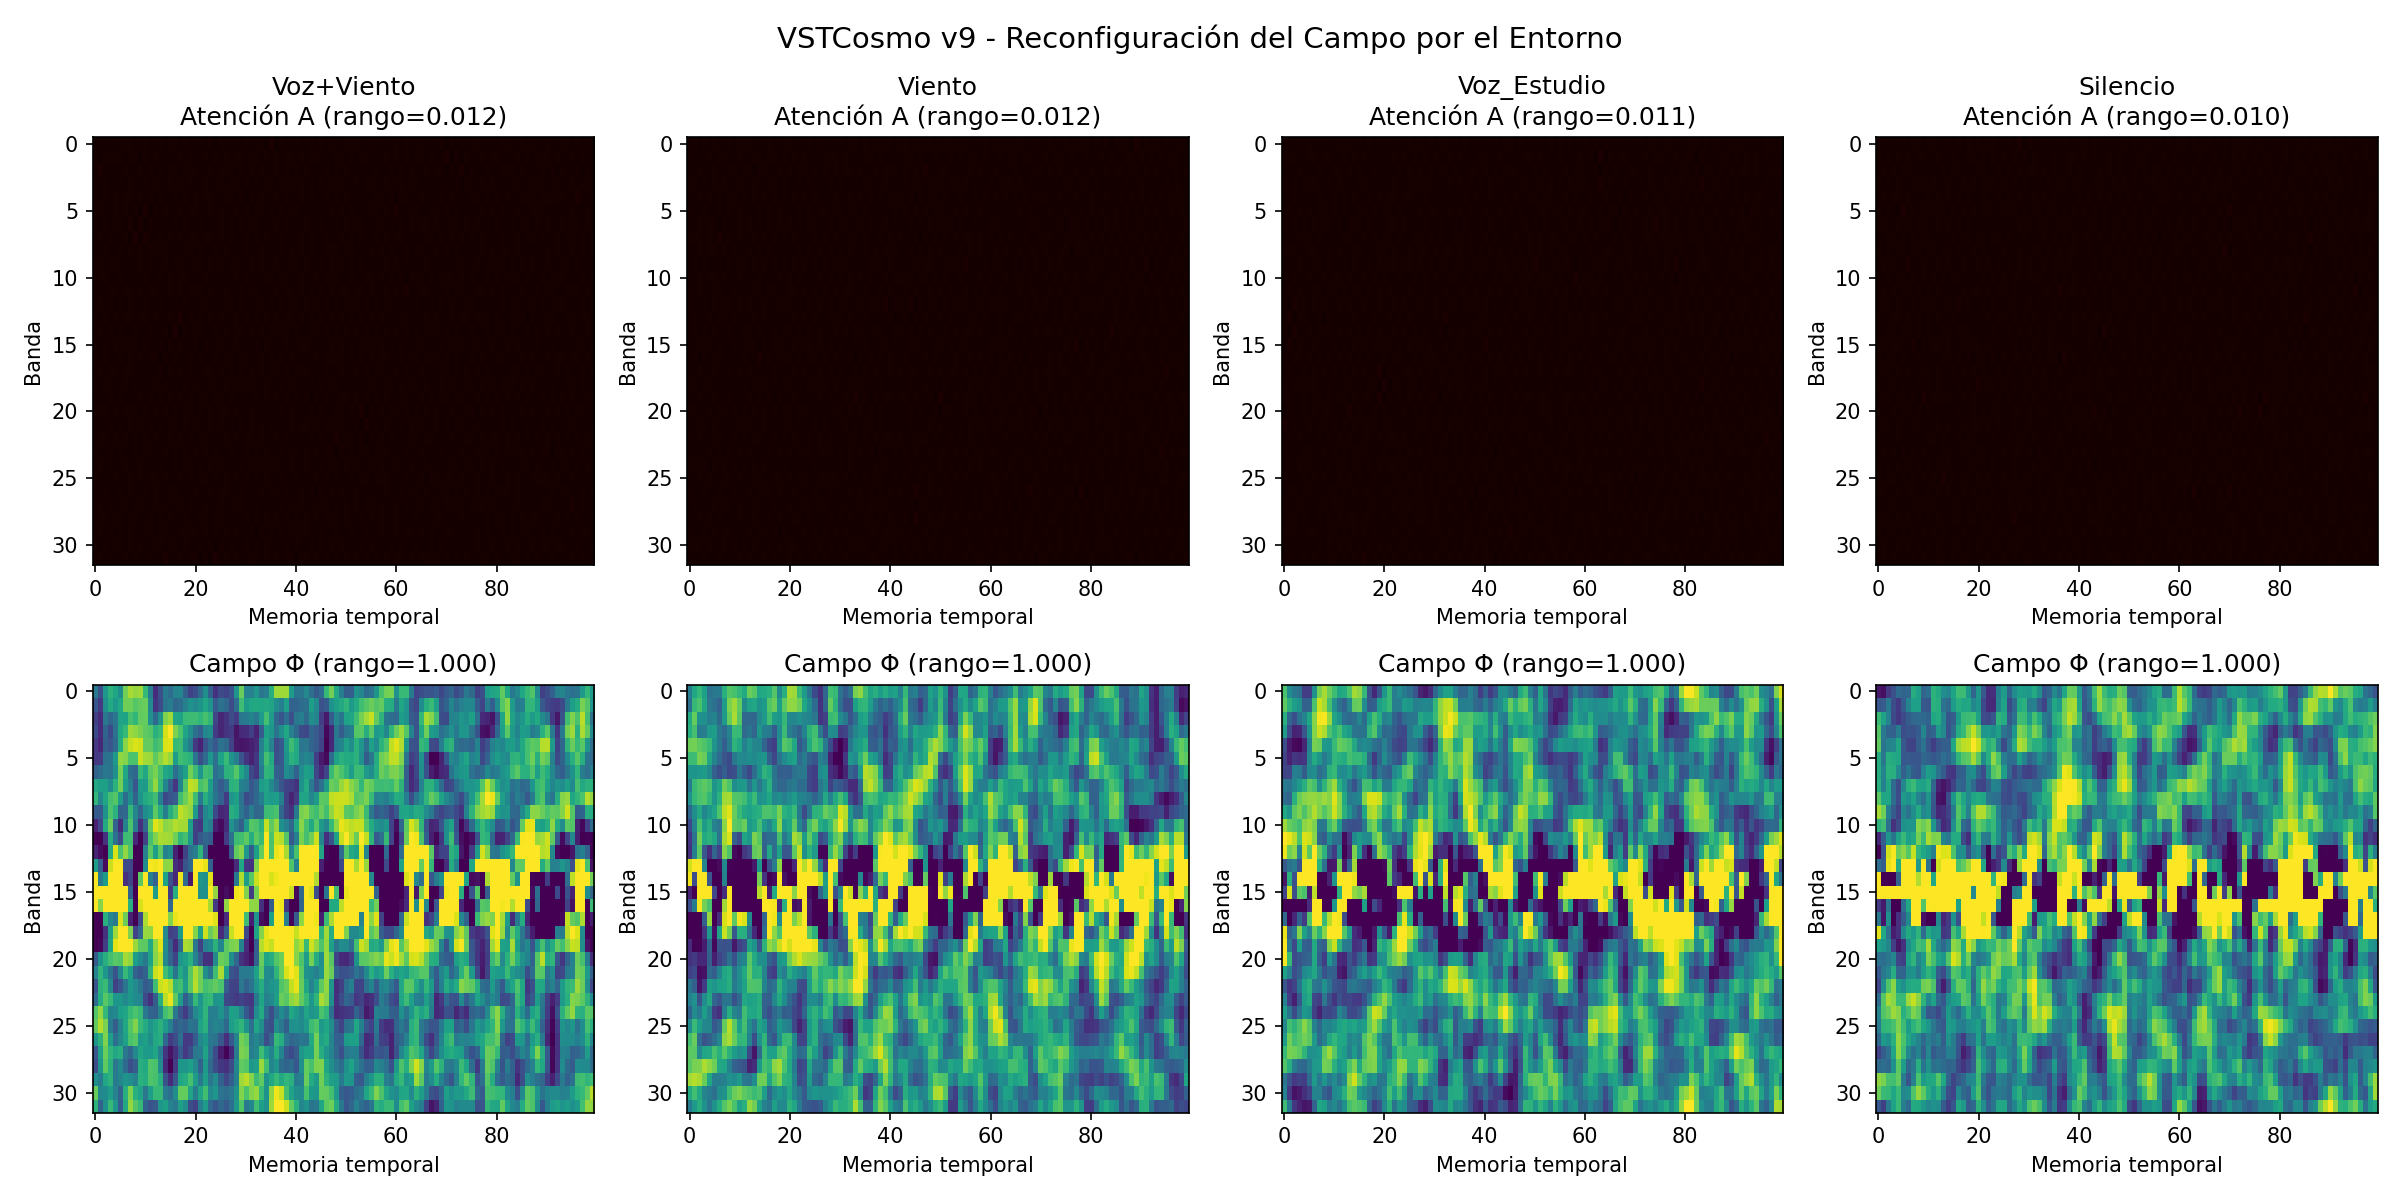

Write Python code to recreate this figure.
#!/usr/bin/env python3
"""
VSTCosmo - Experimento v9: Reconfiguración del Campo
La perturbación no se suma. Reorienta la inestabilidad del campo.
El entorno deforma Φ, no compite con él.
"""

import numpy as np
import scipy.io.wavfile as wav
import matplotlib.pyplot as plt
import warnings
warnings.filterwarnings('ignore')

# ============================================================
# PARÁMETROS (manteniendo holgura)
# ============================================================
DIM_FREQ = 32
DIM_TIME = 100
DT = 0.01
DURACION = 20.0
N_PASOS = int(DURACION / DT)

# Parámetros de Φ (inestabilidad base)
DIFUSION_PHI = 0.1
GANANCIA_INEST = 0.25

# Parámetros de A (sin cambios)
REFUERZO_A = 0.15
INHIBICION_A = 0.2
DIFUSION_A = 0.08
DISIPACION_A = 0.01
BASAL_A = 0.05

# Acoplamiento A → Φ
DIFUSION_ACOPLAMIENTO = 0.2

# Límites
LIMITE_MAX = 1.0
LIMITE_MIN = 0.0

# ============================================================
# CARGA DE AUDIO
# ============================================================
def cargar_audio(ruta):
    sr, data = wav.read(ruta)
    if data.dtype == np.int16:
        data = data.astype(np.float32) / 32768.0
    if data.ndim == 2:
        data = data.mean(axis=1)
    max_val = np.max(np.abs(data))
    if max_val > 0:
        data = data / max_val
    return sr, data

def inicializar_campo():
    return np.random.rand(DIM_FREQ, DIM_TIME) * 0.2 + 0.4

def inicializar_atencion():
    return np.ones((DIM_FREQ, DIM_TIME)) * BASAL_A

# ============================================================
# NUEVO: RECONFIGURACIÓN DEL CAMPO POR EL ENTORNO
# ============================================================
def vecinos_phi(Phi):
    return (np.roll(Phi, 1, axis=0) + np.roll(Phi, -1, axis=0) +
            np.roll(Phi, 1, axis=1) + np.roll(Phi, -1, axis=1)) / 4

def reconfigurar_campo(Phi, muestra):
    """
    La perturbación no se suma. Reconfigura la inestabilidad.
    La banda preferida por la muestra tiene inestabilidad más fuerte.
    """
    # Normalizar muestra a [0,1]
    m = (muestra + 1) / 2
    m = np.clip(m, 0, 1)
    
    # Banda preferida por la perturbación
    banda_preferida = int(m * (DIM_FREQ - 1))
    
    # Crear nuevo campo (no modificación in-place)
    Phi_nuevo = Phi.copy()
    
    for i in range(DIM_FREQ):
        # Distancia a la banda preferida
        distancia = min(abs(i - banda_preferida), DIM_FREQ - abs(i - banda_preferida))
        # Influencia gaussiana (ancha para permitir transición suave)
        influencia = np.exp(-distancia**2 / 8)
        
        # La perturbación modula la intensidad de la inestabilidad
        # No es "seguir". Es "deformar la forma del campo"
        desviacion = Phi[i] - 0.5
        inestabilidad_base = GANANCIA_INEST * desviacion * (1 - desviacion**2)
        
        # La inestabilidad es más fuerte donde la perturbación lo indica
        inestabilidad = inestabilidad_base * (0.5 + 0.5 * influencia)
        
        Phi_nuevo[i] = Phi[i] + DT * inestabilidad
    
    # Difusión suave (para que el campo no se vuelva demasiado rugoso)
    vecinos = vecinos_phi(Phi_nuevo)
    difusion = DIFUSION_PHI * (vecinos - Phi_nuevo)
    Phi_nuevo = Phi_nuevo + DT * difusion
    
    return np.clip(Phi_nuevo, LIMITE_MIN, LIMITE_MAX)

def actualizar_campo(Phi, muestra, paso):
    """Ahora solo reconfiguración, sin suma directa de perturbación"""
    return reconfigurar_campo(Phi, muestra)

# ============================================================
# ATENCIÓN A (sin cambios mayores)
# ============================================================
def vecinos_a(A):
    return (np.roll(A, 1, axis=0) + np.roll(A, -1, axis=0) +
            np.roll(A, 1, axis=1) + np.roll(A, -1, axis=1)) / 4

def actualizar_atencion(A, Phi, Phi_prev):
    auto = REFUERZO_A * A * (1 - A)
    inhib = -INHIBICION_A * vecinos_a(A)
    dif = DIFUSION_A * (vecinos_a(A) - A)
    dis = -DISIPACION_A * (A - BASAL_A)
    
    dA_base = auto + inhib + dif + dis
    
    # Gradiente temporal (crudo)
    grad_temporal = Phi - Phi_prev
    
    # Propagación simple (inercia baja)
    prop = 0.02 * np.roll(A, 1, axis=1) * np.maximum(grad_temporal, 0)
    prop += 0.01 * np.roll(A, -1, axis=1) * np.maximum(-grad_temporal, 0)
    
    dA = dA_base + prop
    
    # Pequeño ruido
    dA += np.random.randn(*A.shape) * 0.001
    
    A = A + DT * dA
    return np.clip(A, LIMITE_MIN, LIMITE_MAX)

# ============================================================
# ACOPLAMIENTO A → Φ
# ============================================================
def acoplamiento_atencion_campo(Phi, A):
    vecinos = vecinos_phi(Phi)
    mezcla = (1 - 0.5 * A) * Phi + 0.5 * A * vecinos
    flujo = mezcla - Phi
    Phi = Phi + DT * DIFUSION_ACOPLAMIENTO * flujo
    return np.clip(Phi, LIMITE_MIN, LIMITE_MAX)

# ============================================================
# SIMULACIÓN
# ============================================================
def simular(audio, sr, nombre, num_pasos=N_PASOS):
    print(f"\n  Simulando: {nombre}")
    
    Phi = inicializar_campo()
    A = inicializar_atencion()
    Phi_prev = Phi.copy()
    
    for paso in range(num_pasos):
        t = paso * DT
        idx = int(t * sr)
        idx = min(idx, len(audio) - 1) if len(audio) > 0 else 0
        muestra = audio[idx] if idx >= 0 and len(audio) > 0 else 0.0
        
        # 1. Campo se reconfigura por el entorno
        Phi = actualizar_campo(Phi, muestra, paso)
        
        # 2. Atención evoluciona
        A = actualizar_atencion(A, Phi, Phi_prev)
        
        # 3. Acoplamiento A → Φ
        Phi = acoplamiento_atencion_campo(Phi, A)
        
        Phi_prev = Phi.copy()
        
        if paso % (num_pasos // 10) == 0 and paso > 0:
            pct = 100 * paso // num_pasos
            rango_a = np.max(A) - np.min(A)
            rango_phi = np.max(Phi) - np.min(Phi)
            print(f"      Progreso: {pct}% | rango A={rango_a:.4f}, rango Φ={rango_phi:.4f}")
    
    return {
        'nombre': nombre,
        'A': A.copy(),
        'Phi': Phi.copy(),
        'rango_A': np.max(A) - np.min(A),
        'var_A': np.var(A),
        'rango_Phi': np.max(Phi) - np.min(Phi)
    }

# ============================================================
# MAIN
# ============================================================
def main():
    print("=" * 60)
    print("VSTCosmo - Experimento v9: Reconfiguración del Campo")
    print("La perturbación deforma Φ (no se suma)")
    print("=" * 60)
    
    # Cargar archivos
    print("\n[1] Cargando archivos...")
    
    sr_v, voz_viento = cargar_audio('Voz+Viento_1.wav')
    sr_w, viento = cargar_audio('Viento.wav')
    sr_vc, voz_limpia = cargar_audio('Voz_Estudio.wav')
    
    print(f"    Voz+Viento: {len(voz_viento)/sr_v:.2f}s")
    print(f"    Viento: {len(viento)/sr_w:.2f}s")
    print(f"    Voz_Estudio: {len(voz_limpia)/sr_vc:.2f}s")
    
    # Ejecutar
    print("\n[2] Ejecutando simulaciones con reconfiguración...")
    
    resultados = []
    resultados.append(simular(voz_viento, sr_v, "Voz+Viento"))
    resultados.append(simular(viento, sr_w, "Viento"))
    resultados.append(simular(voz_limpia, sr_vc, "Voz_Estudio"))
    
    print(f"\n  Simulando: Silencio")
    audio_silencio = np.zeros(int(sr_v * DURACION))
    resultados.append(simular(audio_silencio, sr_v, "Silencio"))
    
    # Resultados
    print("\n" + "=" * 60)
    print("COMPARACIÓN DE RESULTADOS (reconfiguración)")
    print("=" * 60)
    
    for r in resultados:
        print(f"{r['nombre']:15} | rango A={r['rango_A']:.4f} | var A={r['var_A']:.6f} | rango Φ={r['rango_Phi']:.4f}")
    
    # Visualización
    fig, axes = plt.subplots(2, 4, figsize=(16, 8))
    
    for i, r in enumerate(resultados):
        axes[0, i].imshow(r['A'], aspect='auto', cmap='hot', vmin=0, vmax=1)
        axes[0, i].set_title(f'{r["nombre"]}\nAtención A (rango={r["rango_A"]:.3f})')
        axes[0, i].set_xlabel('Memoria temporal')
        axes[0, i].set_ylabel('Banda')
        
        axes[1, i].imshow(r['Phi'], aspect='auto', cmap='viridis', vmin=0, vmax=1)
        axes[1, i].set_title(f'Campo Φ (rango={r["rango_Phi"]:.3f})')
        axes[1, i].set_xlabel('Memoria temporal')
        axes[1, i].set_ylabel('Banda')
    
    plt.suptitle('VSTCosmo v9 - Reconfiguración del Campo por el Entorno', fontsize=14)
    plt.tight_layout()
    plt.savefig('vstcosmo_v9_reconfiguracion.png', dpi=150)
    print("\n[3] Gráfico guardado: vstcosmo_v9_reconfiguracion.png")
    
    # Análisis rápido
    print("\n" + "=" * 60)
    print("ANÁLISIS")
    print("=" * 60)
    
    # Diferencia entre casos
    voz_vs_viento = abs(resultados[0]['rango_A'] - resultados[1]['rango_A'])
    voz_vs_silencio = abs(resultados[0]['rango_A'] - resultados[3]['rango_A'])
    
    print(f"\nDiferencia Voz+Viento vs Viento: {voz_vs_viento:.4f}")
    print(f"Diferencia Voz+Viento vs Silencio: {voz_vs_silencio:.4f}")
    
    if voz_vs_viento > 0.002:
        print("✓ El sistema distingue entre voz y viento")
    else:
        print("✗ El sistema no distingue claramente entre voz y viento")
    
    if voz_vs_silencio > 0.002:
        print("✓ La presencia de sonido afecta la atención")
    else:
        print("✗ El silencio produce resultados similares")
    
    print("\n" + "=" * 60)
    print("EXPERIMENTO COMPLETADO")
    print("=" * 60)

if __name__ == "__main__":
    main()
